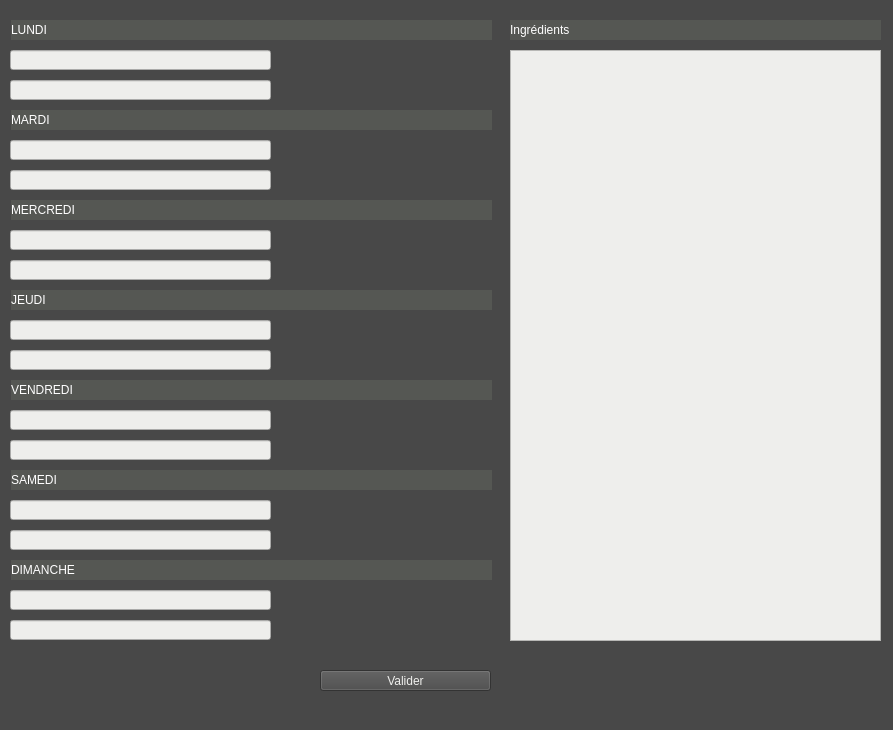
<?xml version="1.0" encoding="UTF-8"?>
<ui version="4.0">
 <class>MainWindow</class>
 <widget class="QMainWindow" name="MainWindow">
  <property name="geometry">
   <rect>
    <x>0</x>
    <y>0</y>
    <width>893</width>
    <height>730</height>
   </rect>
  </property>
  <property name="windowTitle">
   <string>Yara</string>
  </property>
  <property name="autoFillBackground">
   <bool>false</bool>
  </property>
  <property name="styleSheet">
   <string notr="true">background-color: rgb(72, 72, 72);</string>
  </property>
  <widget class="QWidget" name="centralwidget">
   <widget class="QLabel" name="label">
    <property name="geometry">
     <rect>
      <x>11</x>
      <y>20</y>
      <width>481</width>
      <height>20</height>
     </rect>
    </property>
    <property name="styleSheet">
     <string notr="true">color: rgb(255, 255, 255);
background-color: rgb(85, 87, 83);</string>
    </property>
    <property name="text">
     <string>LUNDI</string>
    </property>
    <property name="margin">
     <number>5</number>
    </property>
   </widget>
   <widget class="QLineEdit" name="lundiMidi">
    <property name="geometry">
     <rect>
      <x>10</x>
      <y>50</y>
      <width>261</width>
      <height>20</height>
     </rect>
    </property>
    <property name="toolTip">
     <string>&lt;html&gt;&lt;head/&gt;&lt;body&gt;&lt;p&gt;recette midi&lt;/p&gt;&lt;/body&gt;&lt;/html&gt;</string>
    </property>
    <property name="styleSheet">
     <string notr="true">background-color: rgb(238, 238, 236);</string>
    </property>
   </widget>
   <widget class="QLineEdit" name="lundiSoir">
    <property name="geometry">
     <rect>
      <x>10</x>
      <y>80</y>
      <width>261</width>
      <height>20</height>
     </rect>
    </property>
    <property name="styleSheet">
     <string notr="true">background-color: rgb(238, 238, 236);</string>
    </property>
   </widget>
   <widget class="QLineEdit" name="mardiSoir">
    <property name="geometry">
     <rect>
      <x>10</x>
      <y>170</y>
      <width>261</width>
      <height>20</height>
     </rect>
    </property>
    <property name="styleSheet">
     <string notr="true">background-color: rgb(238, 238, 236);</string>
    </property>
   </widget>
   <widget class="QLabel" name="label_2">
    <property name="geometry">
     <rect>
      <x>11</x>
      <y>110</y>
      <width>481</width>
      <height>20</height>
     </rect>
    </property>
    <property name="styleSheet">
     <string notr="true">color: rgb(255, 255, 255);
background-color: rgb(85, 87, 83);</string>
    </property>
    <property name="text">
     <string>MARDI</string>
    </property>
    <property name="margin">
     <number>5</number>
    </property>
   </widget>
   <widget class="QLineEdit" name="mardiMidi">
    <property name="geometry">
     <rect>
      <x>10</x>
      <y>140</y>
      <width>261</width>
      <height>20</height>
     </rect>
    </property>
    <property name="styleSheet">
     <string notr="true">background-color: rgb(238, 238, 236);</string>
    </property>
   </widget>
   <widget class="QLineEdit" name="mercrediSoir">
    <property name="geometry">
     <rect>
      <x>10</x>
      <y>260</y>
      <width>261</width>
      <height>20</height>
     </rect>
    </property>
    <property name="styleSheet">
     <string notr="true">background-color: rgb(238, 238, 236);</string>
    </property>
   </widget>
   <widget class="QLabel" name="label_3">
    <property name="geometry">
     <rect>
      <x>11</x>
      <y>200</y>
      <width>481</width>
      <height>20</height>
     </rect>
    </property>
    <property name="styleSheet">
     <string notr="true">color: rgb(255, 255, 255);
background-color: rgb(85, 87, 83);</string>
    </property>
    <property name="text">
     <string>MERCREDI</string>
    </property>
    <property name="margin">
     <number>5</number>
    </property>
   </widget>
   <widget class="QLineEdit" name="mercrediMidi">
    <property name="geometry">
     <rect>
      <x>10</x>
      <y>230</y>
      <width>261</width>
      <height>20</height>
     </rect>
    </property>
    <property name="styleSheet">
     <string notr="true">background-color: rgb(238, 238, 236);</string>
    </property>
   </widget>
   <widget class="QLineEdit" name="jeudiSoir">
    <property name="geometry">
     <rect>
      <x>10</x>
      <y>350</y>
      <width>261</width>
      <height>20</height>
     </rect>
    </property>
    <property name="styleSheet">
     <string notr="true">background-color: rgb(238, 238, 236);</string>
    </property>
   </widget>
   <widget class="QLabel" name="label_4">
    <property name="geometry">
     <rect>
      <x>11</x>
      <y>290</y>
      <width>481</width>
      <height>20</height>
     </rect>
    </property>
    <property name="styleSheet">
     <string notr="true">color: rgb(255, 255, 255);
background-color: rgb(85, 87, 83);</string>
    </property>
    <property name="text">
     <string>JEUDI</string>
    </property>
    <property name="margin">
     <number>5</number>
    </property>
   </widget>
   <widget class="QLineEdit" name="jeudiMidi">
    <property name="geometry">
     <rect>
      <x>10</x>
      <y>320</y>
      <width>261</width>
      <height>20</height>
     </rect>
    </property>
    <property name="styleSheet">
     <string notr="true">background-color: rgb(238, 238, 236);</string>
    </property>
   </widget>
   <widget class="QLineEdit" name="vendrediSoir">
    <property name="geometry">
     <rect>
      <x>10</x>
      <y>440</y>
      <width>261</width>
      <height>20</height>
     </rect>
    </property>
    <property name="styleSheet">
     <string notr="true">background-color: rgb(238, 238, 236);</string>
    </property>
   </widget>
   <widget class="QLabel" name="label_5">
    <property name="geometry">
     <rect>
      <x>11</x>
      <y>380</y>
      <width>481</width>
      <height>20</height>
     </rect>
    </property>
    <property name="styleSheet">
     <string notr="true">color: rgb(255, 255, 255);
background-color: rgb(85, 87, 83);</string>
    </property>
    <property name="text">
     <string>VENDREDI</string>
    </property>
    <property name="margin">
     <number>5</number>
    </property>
   </widget>
   <widget class="QLineEdit" name="vendrediMidi">
    <property name="geometry">
     <rect>
      <x>10</x>
      <y>410</y>
      <width>261</width>
      <height>20</height>
     </rect>
    </property>
    <property name="styleSheet">
     <string notr="true">background-color: rgb(238, 238, 236);</string>
    </property>
   </widget>
   <widget class="QLineEdit" name="samediSoir">
    <property name="geometry">
     <rect>
      <x>10</x>
      <y>530</y>
      <width>261</width>
      <height>20</height>
     </rect>
    </property>
    <property name="styleSheet">
     <string notr="true">background-color: rgb(238, 238, 236);</string>
    </property>
   </widget>
   <widget class="QLabel" name="label_6">
    <property name="geometry">
     <rect>
      <x>11</x>
      <y>470</y>
      <width>481</width>
      <height>20</height>
     </rect>
    </property>
    <property name="styleSheet">
     <string notr="true">color: rgb(255, 255, 255);
background-color: rgb(85, 87, 83);</string>
    </property>
    <property name="text">
     <string>SAMEDI</string>
    </property>
    <property name="margin">
     <number>5</number>
    </property>
   </widget>
   <widget class="QLineEdit" name="samediMidi">
    <property name="geometry">
     <rect>
      <x>10</x>
      <y>500</y>
      <width>261</width>
      <height>20</height>
     </rect>
    </property>
    <property name="styleSheet">
     <string notr="true">background-color: rgb(238, 238, 236);</string>
    </property>
   </widget>
   <widget class="QLineEdit" name="dimancheSoir">
    <property name="geometry">
     <rect>
      <x>10</x>
      <y>620</y>
      <width>261</width>
      <height>20</height>
     </rect>
    </property>
    <property name="styleSheet">
     <string notr="true">background-color: rgb(238, 238, 236);</string>
    </property>
   </widget>
   <widget class="QLabel" name="label_7">
    <property name="geometry">
     <rect>
      <x>11</x>
      <y>560</y>
      <width>481</width>
      <height>20</height>
     </rect>
    </property>
    <property name="styleSheet">
     <string notr="true">color: rgb(255, 255, 255);
background-color: rgb(85, 87, 83);</string>
    </property>
    <property name="text">
     <string>DIMANCHE</string>
    </property>
    <property name="margin">
     <number>5</number>
    </property>
   </widget>
   <widget class="QLineEdit" name="dimancheMidi">
    <property name="geometry">
     <rect>
      <x>10</x>
      <y>590</y>
      <width>261</width>
      <height>20</height>
     </rect>
    </property>
    <property name="styleSheet">
     <string notr="true">background-color: rgb(238, 238, 236);</string>
    </property>
   </widget>
   <widget class="QPushButton" name="ValidRecettes">
    <property name="geometry">
     <rect>
      <x>320</x>
      <y>670</y>
      <width>171</width>
      <height>21</height>
     </rect>
    </property>
    <property name="styleSheet">
     <string notr="true">color: rgb(238, 238, 236);</string>
    </property>
    <property name="text">
     <string>Valider</string>
    </property>
   </widget>
   <widget class="QListWidget" name="listIngr">
    <property name="geometry">
     <rect>
      <x>510</x>
      <y>50</y>
      <width>371</width>
      <height>591</height>
     </rect>
    </property>
    <property name="styleSheet">
     <string notr="true">background-color: rgb(238, 238, 236);</string>
    </property>
   </widget>
   <widget class="QLabel" name="label_8">
    <property name="geometry">
     <rect>
      <x>510</x>
      <y>20</y>
      <width>371</width>
      <height>20</height>
     </rect>
    </property>
    <property name="styleSheet">
     <string notr="true">color: rgb(255, 255, 255);
background-color: rgb(85, 87, 83);</string>
    </property>
    <property name="text">
     <string>Ingrédients</string>
    </property>
    <property name="margin">
     <number>5</number>
    </property>
   </widget>
  </widget>
  <widget class="QMenuBar" name="menubar">
   <property name="geometry">
    <rect>
     <x>0</x>
     <y>0</y>
     <width>893</width>
     <height>14</height>
    </rect>
   </property>
  </widget>
  <widget class="QStatusBar" name="statusbar"/>
 </widget>
 <resources/>
 <connections/>
</ui>
